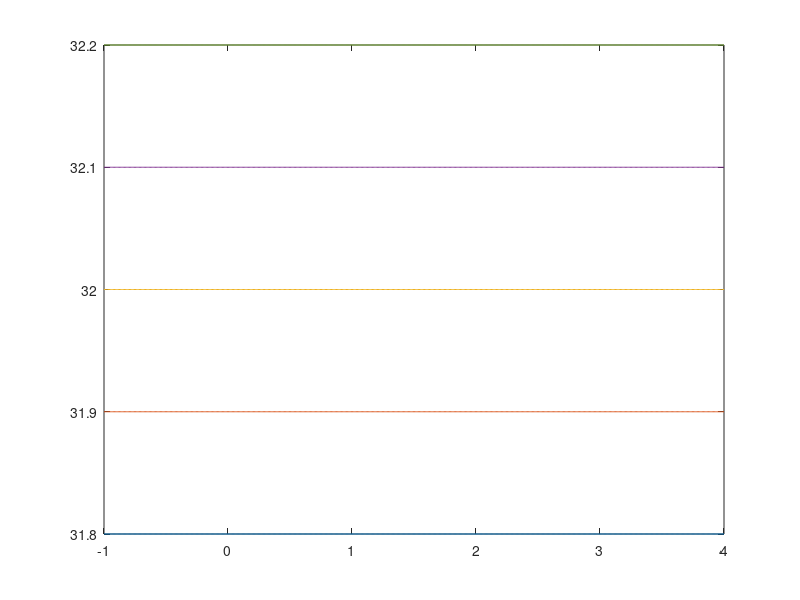

Recreate this plot in MATLAB.
clear, close all; clc;

% create matrix
A = [-6  28  21; ...
      4 -15 -12; ...
     -8   0  25];

% define the entries for A(3,2):
alpha = 31.8:0.1:32.2;

% create a vector for t (we use a step
% size of 0.01, resulting in 501 values)
t = -1:0.01:4;

% create figure
figure();

% replace matrix entries in for loop
for i = 1 : numel(alpha)
    % modify matrix A
    % ADD YOUR CODE HERE
    A = alpha(i);

    % compute and display eigenvalues of A
    disp(eig(A));


    % create vector to store values for
    % polynomial (determinant)
    p = zeros(numel(t),1);
    % compute determinant and assign value
    for j = 1 : numel(t)
        p(j) = det(A);
    end

    % create plot; the hold command enables
    % adding multiple curves to a single
    % plot / figure
    plot(t, p); hold on;
end
hold off;
